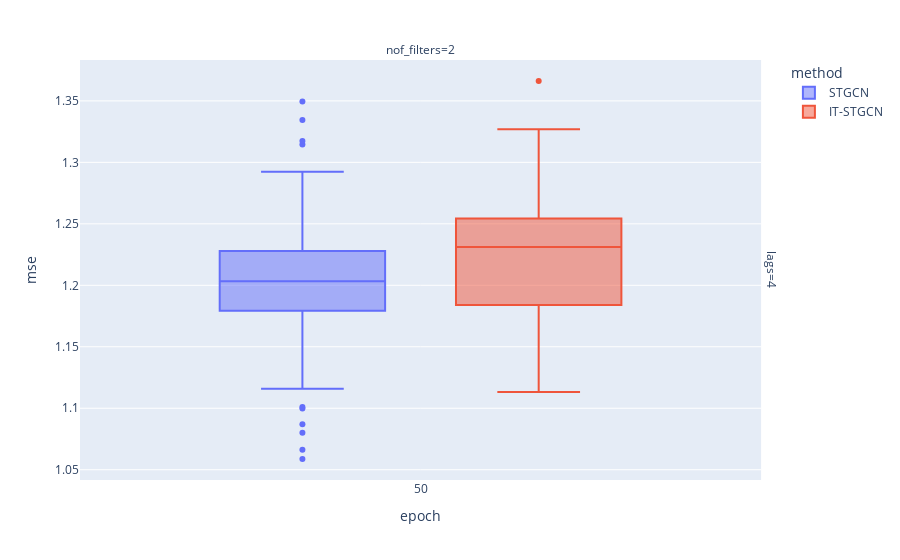

Notebook source saved alongside this figure:
### Markdown cell above
## Baseline

### Code cell
data.query("mrate ==0 and lags!=2").plot.box(backend='plotly',x='epoch',color='method',y='mse',facet_col='nof_filters',facet_row='lags',height=400)

### Figure 1 — Plotly figure (JSON) as saved in the notebook; plotly's stock layout.template omitted (floating-point values rounded to 4 significant figures)
{"data": [{"alignmentgroup": "True", "hovertemplate": "method=STGCN<br>lags=4<br>nof_filters=2<br>epoch=%{x}<br>mse=%{y}<extra></extra>", "legendgroup": "STGCN", "marker": {"color": "#636efa"}, "name": "STGCN", "notched": false, "offsetgroup": "STGCN", "orientation": "v", "showlegend": true, "type": "box", "x": [50, 50, 50, 50, 50, 50, 50, 50, 50, 50, 50, 50, 50, 50, 50, 50, 50, 50, 50, 50, 50, 50, 50, 50, 50, 50, 50, 50, 50, 50, 50, 50, 50, 50, 50, 50, 50, 50, 50, 50, 50, 50, 50, 50, 50, 50, 50, 50, 50, 50, 50, 50, 50, 50, 50, 50, 50, 50, 50, 50], "x0": " ", "xaxis": "x", "y": [1.197, 1.2, 1.255, 1.253, 1.185, 1.199, 1.181, 1.247, 1.185, 1.1, 1.206, 1.157, 1.197, 1.116, 1.261, 1.212, 1.101, 1.178, 1.189, 1.174, 1.292, 1.212, 1.219, 1.186, 1.213, 1.255, 1.166, 1.193, 1.059, 1.224, 1.213, 1.209, 1.273, 1.175, 1.087, 1.188, 1.211, 1.08, 1.266, 1.35, 1.219, 1.216, 1.187, 1.066, 1.205, 1.223, 1.214, 1.241, 1.175, 1.334, 1.201, 1.166, 1.171, 1.317, 1.315, 1.263, 1.184, 1.232, 1.202, 1.222], "y0": " ", "yaxis": "y"}, {"alignmentgroup": "True", "hovertemplate": "method=IT-STGCN<br>lags=4<br>nof_filters=2<br>epoch=%{x}<br>mse=%{y}<extra></extra>", "legendgroup": "IT-STGCN", "marker": {"color": "#EF553B"}, "name": "IT-STGCN", "notched": false, "offsetgroup": "IT-STGCN", "orientation": "v", "showlegend": true, "type": "box", "x": [50, 50, 50, 50, 50, 50, 50, 50, 50, 50, 50, 50, 50, 50, 50, 50, 50, 50, 50, 50, 50, 50, 50, 50, 50, 50, 50, 50, 50, 50, 50, 50, 50, 50, 50, 50, 50, 50, 50, 50, 50, 50, 50, 50, 50, 50, 50, 50, 50, 50, 50, 50, 50, 50, 50, 50, 50, 50, 50, 50], "x0": " ", "xaxis": "x", "y": [1.267, 1.193, 1.319, 1.252, 1.248, 1.213, 1.312, 1.232, 1.271, 1.242, 1.242, 1.144, 1.206, 1.247, 1.275, 1.245, 1.24, 1.221, 1.174, 1.202, 1.218, 1.187, 1.204, 1.171, 1.327, 1.151, 1.113, 1.271, 1.256, 1.132, 1.23, 1.154, 1.202, 1.293, 1.24, 1.23, 1.164, 1.162, 1.268, 1.203, 1.281, 1.246, 1.217, 1.251, 1.145, 1.253, 1.204, 1.157, 1.366, 1.212, 1.181, 1.151, 1.143, 1.15, 1.232, 1.257, 1.267, 1.291, 1.234, 1.233], "y0": " ", "yaxis": "y"}], "layout": {"annotations": [{"font": {}, "showarrow": false, "text": "nof_filters=2", "x": 0.49, "xanchor": "center", "xref": "paper", "y": 1, "yanchor": "bottom", "yref": "paper"}, {"font": {}, "showarrow": false, "text": "lags=4", "textangle": 90, "x": 0.98, "xanchor": "left", "xref": "paper", "y": 0.5, "yanchor": "middle", "yref": "paper"}], "autosize": true, "boxmode": "group", "legend": {"title": {"text": "method"}, "tracegroupgap": 0}, "margin": {"t": 60}, "xaxis": {"anchor": "y", "autorange": true, "domain": [0, 0.98], "range": [49.5, 50.5], "title": {"text": "epoch"}, "type": "linear"}, "yaxis": {"anchor": "x", "autorange": true, "domain": [0, 1], "range": [1.042, 1.383], "title": {"text": "mse"}, "type": "linear"}}}
